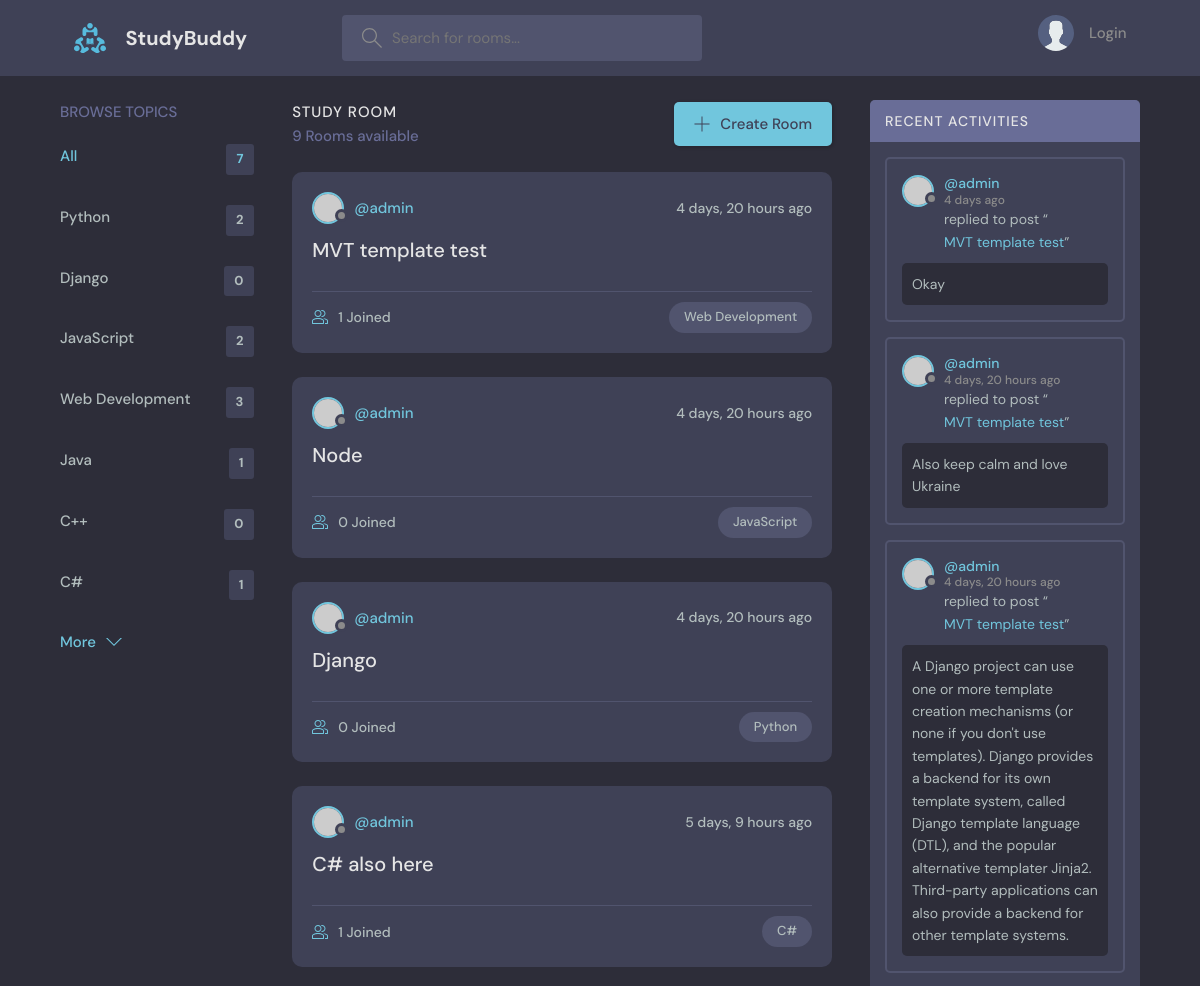
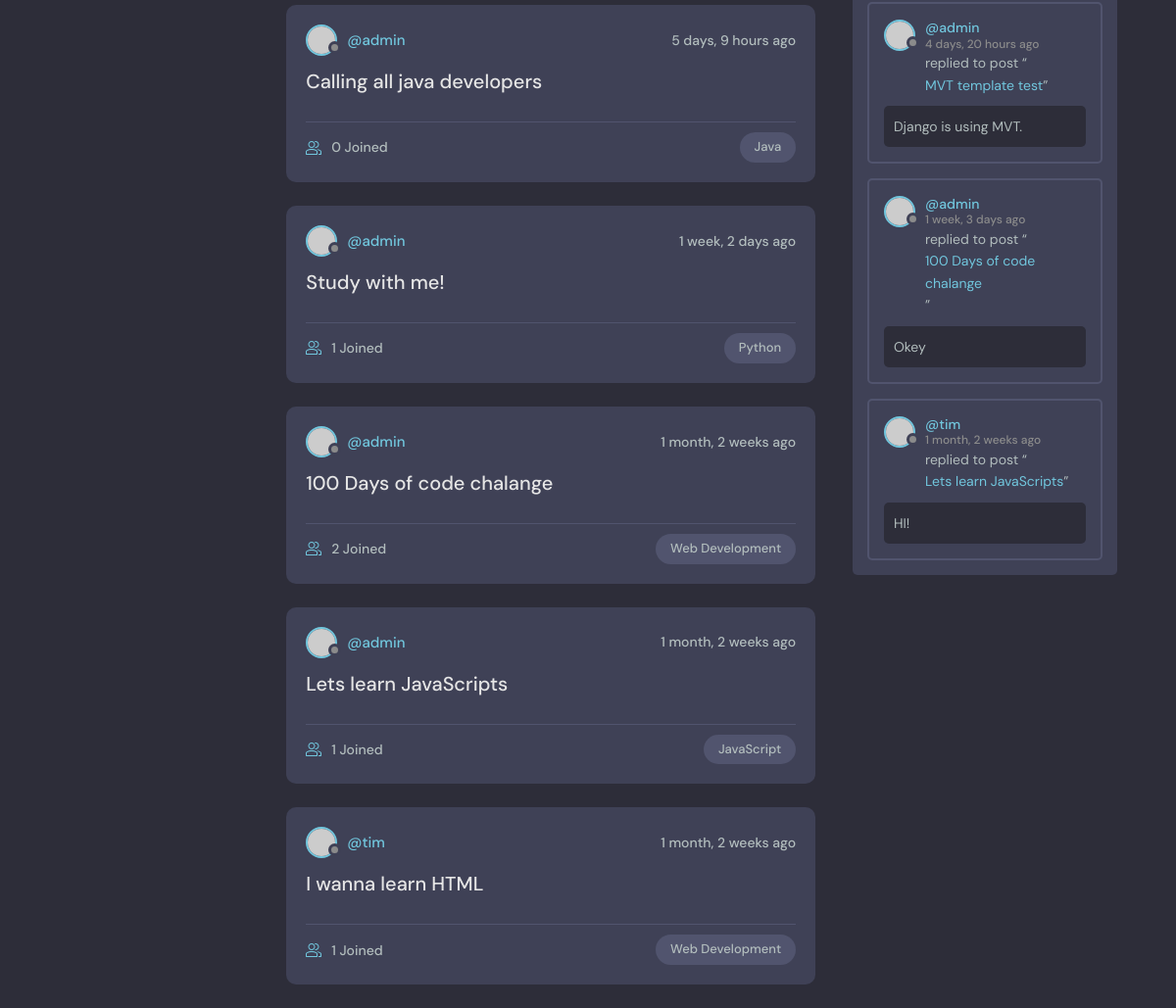
The page / on the database its author committed (2 pictures, top to bottom).
### base/models.py (models this page shows, shortened)
class Topic(models.Model):
    name = models.CharField(max_length=200)

class Room(models.Model):
    host = models.ForeignKey(User, on_delete=models.SET_NULL, null=True)
    topic = models.ForeignKey(Topic, on_delete=models.SET_NULL, null=True)
    name = models.CharField(max_length=200)
    description = models.TextField(null=True, blank=True)
    participants = models.ManyToManyField(User, related_name='participants', blank=True)
    updated = models.DateTimeField(auto_now=True)
    created = models.DateTimeField(auto_now_add=True)
    class Meta:
        ordering = ['-updated', '-created']
    def __str__(self):
        return str(self.name)

class Message(models.Model):
    user = models.ForeignKey(User, on_delete=models.CASCADE)
    room = models.ForeignKey(Room, on_delete=models.CASCADE)
    body = models.TextField()
    updated = models.DateTimeField(auto_now=True)
    created = models.DateTimeField(auto_now_add=True)
    class Meta:
        ordering = ['-updated', '-created']

### base/views.py (the view)
# urls.py: path('', views.home, name='home'),
def home(request):
    q = request.GET.get('q') if request.GET.get('q') != None else ''
    rooms = Room.objects.filter(Q(topic__name__icontains=q) |
                                Q(name__icontains=q) |
                                Q(description__icontains=q)
    )
    topics = Topic.objects.all()
    room_count = rooms.count()
    room_messages = Message.objects.filter(
        Q(room__topic__name__icontains=q)
    )
    context = { 'rooms': rooms, 'topics': topics, 'room_count': room_count, 'room_messages': room_messages }
    return render(request, 'base/home.html', context)

### base/templates/base/home.html (shortened to what this page needs)
{% extends 'index.html'%}
{% block content %}
    <main class="layout layout--3">
      <div class="container">
        {% include 'base/topics_component.html' %}
        <div class="roomList">
          <div class="roomList__header">
            <div>
              <h2>Study Room</h2>
              <p>{{room_count}} Rooms available</p>
            </div>
            <a class="btn btn--main" href="{% url 'create-room' %}">
              <svg version="1.1" xmlns="http://www.w3.org/2000/svg" width="32" height="32" viewBox="0 0 32 32">
                <title>add</title>
                <path
                  d="M16.943 0.943h-1.885v14.115h-14.115v1.885h14.115v14.115h1.885v-14.115h14.115v-1.885h-14.115v-14.115z"
                ></path>
              </svg>
              Create Room
            </a>
          </div>
        {% include 'base/feed_component.html' %}
        </div>
        {% include 'base/activity_component.html' %}
      </div>
    </main>
{% endblock content %}

### base/templates/base/topics_component.html
<div class="topics">
    <div class="topics__header">
      <h2>Browse Topics</h2>
    </div>
    <ul class="topics__list">
      <li>
        <a href="{% url 'home' %}" class="active">All <span>{{topics.count}}</span></a>
      </li>
      {% for topic in topics %}
      <li>
        <a href="{% url 'home' %}?q={{topic.name}}">{{topic.name}} <span>{{topic.room_set.all.count}}</span></a>
      </li>
      {% endfor %}
    </ul>
    <a class="btn btn--link" href="topics.html">
      More
      <svg version="1.1" xmlns="http://www.w3.org/2000/svg" width="32" height="32" viewBox="0 0 32 32">
        <title>chevron-down</title>
        <path d="M16 21l-13-13h-3l16 16 16-16h-3l-13 13z"></path>
      </svg>
    </a>
  </div>

### base/templates/base/feed_component.html (shortened to what this page needs)
{% for room in rooms %}
<div class="roomListRoom">
    <div class="roomListRoom__header">
      <a href="{% url 'user-profile' room.host.id %}" class="roomListRoom__author">
        <div class="avatar avatar--small">
          <img src="https://randomuser.me/api/portraits/women/11.jpg" />
        </div>
        <span>@{{room.host.username}}</span>
      </a>
      <div class="roomListRoom__actions">
        <span>{{room.created|timesince}} ago</span>
      </div>
    </div>
    <div class="roomListRoom__content">
      <a href="{% url 'room' room.id %}">{{room.name}}</a>
    </div>
    <div class="roomListRoom__meta">
      <a href="{% url 'room' room.id %}" class="roomListRoom__joined">
        {{room.participants.all.count}} Joined
      </a>
      <p class="roomListRoom__topic">{{room.topic.name}}</p>
    </div>
</div>
{% endfor %}

### base/templates/base/activity_component.html (shortened to what this page needs)
<div class="activities">
    <div class="activities__header">
      <h2>Recent Activities</h2>
    </div>
    {% for message in room_messages %}
    <div class="activities__box">
      <div class="activities__boxHeader roomListRoom__header">
        <a href="{% url 'user-profile' message.user.id %}" class="roomListRoom__author">
          <div class="avatar avatar--small">
            <img src="https://randomuser.me/api/portraits/women/11.jpg" />
          </div>
          <p>
            @{{message.user}}
            <span>{{message.created|timesince}} ago</span>
          </p>
        </a>
      </div>
      <div class="activities__boxContent">
        <p>replied to post “<a href="{% url 'room' message.room.id %}">{{message.room}}</a>”</p>
        <div class="activities__boxRoomContent">
          {{message.body}}
        </div>
      </div>
    </div>
    {% endfor %}
</div>

### rows shown on the page
Topic: name "Python", room_set.all.count "2"
Topic: name "Django", room_set.all.count "0"
Topic: name "JavaScript", room_set.all.count "2"
Topic: name "Web Development", room_set.all.count "3"
Topic: name "Java", room_set.all.count "1"
Topic: name "C++", room_set.all.count "0"
Topic: name "C#", room_set.all.count "1"
Room: host.username "admin", created "4 days, 20 hours", name "MVT template test", participants.all.count "1", topic.name "Web Development"
Room: host.username "admin", created "4 days, 20 hours", name "Node", participants.all.count "0", topic.name "JavaScript"
Room: host.username "admin", created "4 days, 20 hours", name "Django", participants.all.count "0", topic.name "Python"
Room: host.username "admin", created "5 days, 9 hours", name "C# also here", participants.all.count "1", topic.name "C#"
Room: host.username "admin", created "5 days, 9 hours", name "Calling all java developers", participants.all.count "0", topic.name "Java"
Room: host.username "admin", created "1 week, 2 days", name "Study with me!", participants.all.count "1", topic.name "Python"
Room: host.username "admin", created "1 month, 2 weeks", name "100 Days of code chalange", participants.all.count "2", topic.name "Web Development"
Room: host.username "admin", created "1 month, 2 weeks", name "Lets learn JavaScripts", participants.all.count "1", topic.name "JavaScript"
Room: host.username "tim", created "1 month, 2 weeks", name "I wanna learn HTML", participants.all.count "1", topic.name "Web Development"
Message: user "admin", created "4 days", room "MVT template test", body "Okay"
Message: user "admin", created "4 days, 20 hours", room "MVT template test", body "Also keep calm and love Ukraine"
Message: user "admin", created "4 days, 20 hours", room "MVT template test", body "A Django project can use one or more template creation mechanisms (or none if you don't use templates). Django provides a backend for its own template system, called Django template language (DTL), and the popular alternative templater Jinja2. Third-party applications can also provide a backend for other template systems."
Message: user "admin", created "4 days, 20 hours", room "MVT template test", body "Django is using MVT."
Message: user "admin", created "1 week, 3 days", room "100 Days of code chalange", body "Okey"
Message: user "tim", created "1 month, 2 weeks", room "Lets learn JavaScripts", body "HI!"

### other values the page prints
{{ topics.count }} "7"
{{ room_count }} "9"
